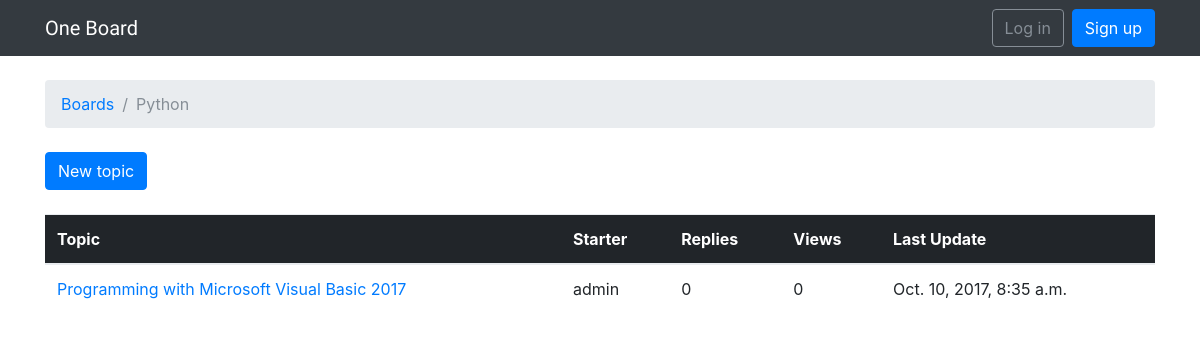
The page /boards/2/ on the database as committed earlier.
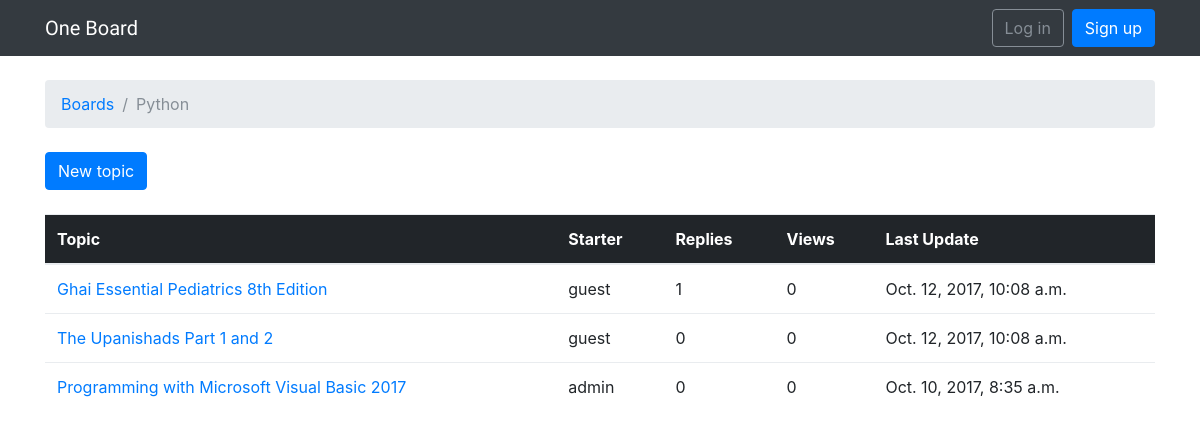
The same page on the database as committed later.
### boards/models.py (models this page shows, shortened)
class Topic(models.Model):
    subject = models.CharField(max_length=255)
    last_updated = models.DateTimeField(auto_now_add=True)
    board = models.ForeignKey(Board, related_name='topics')
    starter = models.ForeignKey(User, related_name='topics')

### boards/views.py (the view)
# urls.py: url(r'^boards/(?P<pk>\d+)/$', views.board_topics, name='board_topics'),
def board_topics(request, pk):
    board = get_object_or_404(Board, pk=pk)
    topics = board.topics.order_by('-last_updated').annotate(replies=Count('posts') - 1)
    return render(request, 'topics.html', {'board': board, 'topics': topics})

### templates/topics.html (shortened to what this page needs)
{% extends 'base.html' %}
{% block breadcrumb %}
  <li class="breadcrumb-item"><a href="{% url 'home' %}">Boards</a></li>
  <li class="breadcrumb-item active">{{ board.name }}</li>
{% endblock %}
{% block content %}
  <div class="mb-4">
    <a href="{% url 'new_topic' board.pk %}" class="btn btn-primary">New topic</a>
  </div>
  <table class="table">
    <thead class="thead-inverse">
      <tr>
        <th>Topic</th>
        <th>Starter</th>
        <th>Replies</th>
        <th>Views</th>
        <th>Last Update</th>
      </tr>
    </thead>
    <tbody>
      {% for topic in topics %}
        <tr>
          <td><a href="{% url 'topic_posts' board.pk topic.pk %}">{{ topic.subject }}</a></td>
          <td>{{ topic.starter.username }}</td>
          <td>{{ topic.replies }}</td>
          <td>0</td>
          <td>{{ topic.last_updated }}</td>
        </tr>
      {% endfor %}
    </tbody>
  </table>
{% endblock %}

Rows that differ between the two databases and show on the page:
added Topic: subject "Ghai Essential Pediatrics 8th Edition", starter.username "guest", replies "1", last_updated "Oct. 12, 2017, 10:08 a.m."
added Topic: subject "The Upanishads Part 1 and 2", starter.username "guest", replies "0", last_updated "Oct. 12, 2017, 10:08 a.m."
